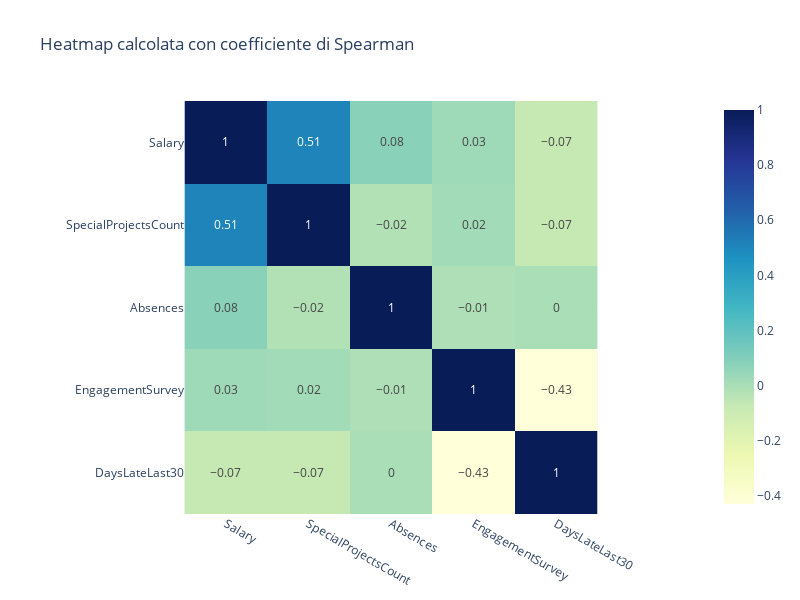

Notebook code cell kept with this figure:
### Markdown cell above
In generale, in nessun caso possiamo parlare di completa distribuzione normale: anche se alcune variabili presentano un basso livello di Kurtosis, non vantano invece valori soddisfacenti per l'inclinazione della curva e viceversa. Per valutare dunque il livello di correlazione tra le variabili occorrerebbe prediligere test di correlazione non parametrici.

Riportiamo quindi due heat-map calcolate utilizzando il coefficiente di correlazione di Spearman e di Kendall.

### Code cell
'''plt.rcParams["figure.figsize"]=[14,6]
sns.set_context("notebook", font_scale=1.2, rc={"font.size":10,"axes.titlesize":10,"axes.labelsize":8})
sns.heatmap(df_int.corr('spearman'), annot=True, fmt=".2f", cmap= 'YlGnBu')
plt.title("Heatmap calcolata con coefficiente di Spearman", fontsize = 15)

plt.show()'''

fig = px.imshow(round(df_int.corr('spearman'),2), text_auto = True, width=800, height=600 , color_continuous_scale='YlGnBu',
               title = "Heatmap calcolata con coefficiente di Spearman")

fig.show()

### Figure 1 — Plotly figure (JSON) as saved in the notebook; plotly's stock layout.template omitted (floating-point values rounded to 4 significant figures)
{"data": [{"coloraxis": "coloraxis", "hovertemplate": "x: %{x}<br>y: %{y}<br>color: %{z}<extra></extra>", "name": "0", "texttemplate": "%{z}", "type": "heatmap", "x": ["Salary", "SpecialProjectsCount", "Absences", "EngagementSurvey", "DaysLateLast30"], "xaxis": "x", "y": ["Salary", "SpecialProjectsCount", "Absences", "EngagementSurvey", "DaysLateLast30"], "yaxis": "y", "z": [[1, 0.51, 0.08, 0.03, -0.07], [0.51, 1, -0.02, 0.02, -0.07], [0.08, -0.02, 1, -0.01, 0], [0.03, 0.02, -0.01, 1, -0.43], [-0.07, -0.07, 0, -0.43, 1]]}], "layout": {"coloraxis": {"colorscale": [[0, "rgb(255,255,217)"], [0.125, "rgb(237,248,177)"], [0.25, "rgb(199,233,180)"], [0.375, "rgb(127,205,187)"], [0.5, "rgb(65,182,196)"], [0.625, "rgb(29,145,192)"], [0.75, "rgb(34,94,168)"], [0.875, "rgb(37,52,148)"], [1, "rgb(8,29,88)"]]}, "height": 600, "title": {"text": "Heatmap calcolata con coefficiente di Spearman"}, "width": 800, "xaxis": {"anchor": "y", "constrain": "domain", "domain": [0, 1], "scaleanchor": "y"}, "yaxis": {"anchor": "x", "autorange": "reversed", "constrain": "domain", "domain": [0, 1]}}}
